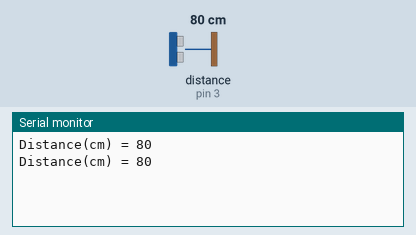
Bench run of a sketch on a simulated Arduino Uno, built with avr-gcc and run on an emulated ATmega328P. On the bench: the last lines printed to the serial monitor. Wiring (inferred from the names in the program): ultrasonic range finder: trigger pin 4; echo pin 3. The inputs (shaded band) are chosen by the test bench; at power-on: distance to the obstacle (sensor on pin 3) 80 cm. The echo pulse lasts 58.3 µs per cm.

Above: at 1.8 s.
1.9 s: distance to the obstacle (sensor on pin 3) set to 2 cm
At 2.7 s:
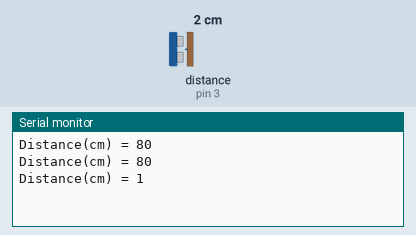
3.4 s: distance to the obstacle (sensor on pin 3) set to 4 cm
At 4.8 s:
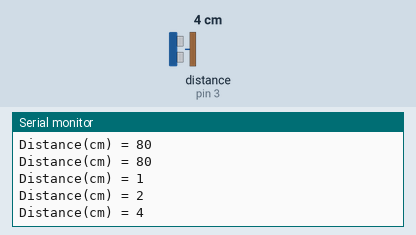
Timing chart, 0 to 6.4 s (numbered marks = the images above; inputs shaded):
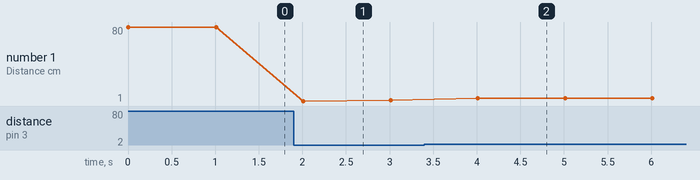

Measured:
- after the input at 1.9 s, the serial monitor: prints a new line after 0.11 s (image 1)
- after the input at 3.4 s, the serial monitor: prints a new line after 0.61 s (image 2)
- plotted number 1: 80 → 2 after the input at 1.9 s, 2 → 4 after the input at 3.4 s

The sketch:

Ultrasonic.ino
```cpp
int distance;
int triggerPin = 4;
int echoPin = 3;

void setup() {
  Serial.begin(9600);
  pinMode(triggerPin, OUTPUT);
  pinMode(echoPin, INPUT);
}

void loop() {
  digitalWrite(triggerPin, HIGH);
  delayMicroseconds(10);
  digitalWrite(triggerPin, LOW);

  distance = (pulseIn(echoPin, HIGH) / 58);
  Serial.print("Distance(cm) = ");
  Serial.println(distance);
  delay(1000);

}
```
